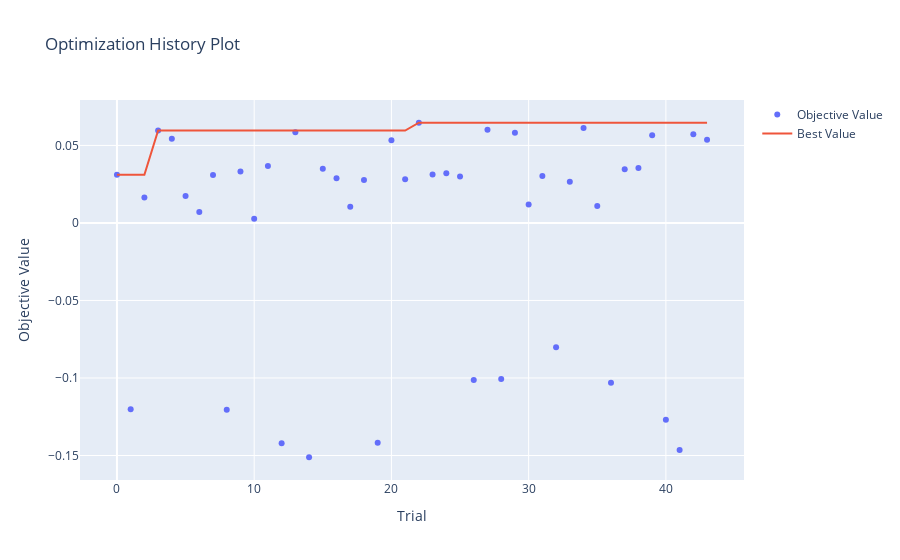

The notebook cell saved with this chart:
### Code cell
fig = optuna.visualization.plot_optimization_history(study)
fig.show()
